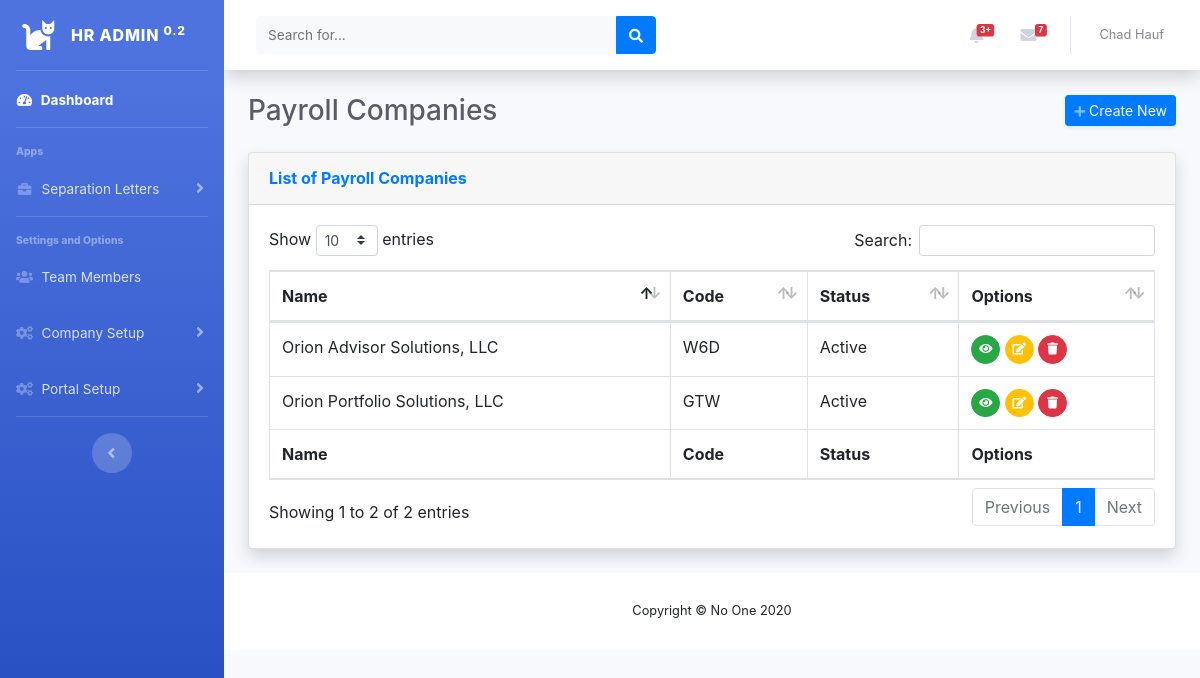
Page /payrollcompany/ on the committed database.
### hr_web_app/models.py (models this page shows, shortened)
class PayrollCompany(models.Model):
    code = models.CharField(max_length=3, unique=True, verbose_name='Payroll Company Code')
    name = models.CharField(max_length=50, verbose_name='Payroll Company Name')
    federal_id = models.CharField(max_length=10, verbose_name='Federal ID Number')
    date_added = models.DateTimeField(auto_now_add=True)
    date_modified = models.DateTimeField(auto_now=True)
    COMPANY_STATUS = (
        ('a', 'Active'),
        ('i', 'Inactive'),
    )
    status = models.CharField(
        max_length=1,
        choices=COMPANY_STATUS,
        default='a',
        verbose_name='Payroll Company Status',
    )
    class Meta:
        ordering = ['name']

### hr_web_app/views.py (the view)
# urls.py: path('payrollcompany/', views.payrollcompany, name='payrollcompany'),
def payrollcompany(request):
    payrollcompany = PayrollCompany.objects.all()
    context = {'payrollcompany': payrollcompany}
    return render(request, 'hr_web_app/payrollcompany/payrollcompany.html', context)

### hr_web_app/templates/hr_web_app/payrollcompany/payrollcompany.html (shortened to what this page needs)
{% extends "hr_web_app/base.html" %}
{% load static %}
{% block header %}
<div class="d-sm-flex align-items-center justify-content-between mb-4">
    <h1 class="h3 mb-0 text-gray-800">Payroll Companies</h1>
    <a href="{% url 'hr_web_app:new_payrollcompany' %}" class="d-none d-sm-inline-block btn btn-sm btn-primary shadow-sm"><i class="fas fa-plus fa-sm text-white-50"></i> Create New</a>
</div>
{% endblock %}
{% block page_content %}
<div class="card shadow mb-4">
    <div class="card-header py-3">
        <h6 class="m-0 font-weight-bold text-primary">List of Payroll Companies</h6>
    </div>
    <div class="card-body">
        <div class="table-responsive">
            <table class="table table-bordered" id="dataTable" width="100%" cellspacing="0">
                <thead>
                <tr>
                    <th>Name</th>
                    <th>Code</th>
                    <th>Status</th>
                    <th>Options</th>
                </tr>
                </thead>
                <tfoot>
                <tr>
                    <th>Name</th>
                    <th>Code</th>
                    <th>Status</th>
                    <th>Options</th>
                </tr>
                </tfoot>
                <tbody>
                {% for company in payrollcompany %}
                <tr>
                    <td>{{ company.name }}</td>
                    <td>{{ company.code }}</td>
                    <td>{{ company.get_status_display }}</td>
                    <td>
                        <a href="{% url 'hr_web_app:view_payrollcompany' company.id %}" class="btn btn-success btn-circle btn-sm"><i class="fas fa-eye"></i></a>
                        <a href="{% url 'hr_web_app:edit_payrollcompany' company.id %}" class="btn btn-warning btn-circle btn-sm"><i class="fas fa-edit" style="color:white"></i></a>
                        <a href="{% url 'hr_web_app:delete_payrollcompany' company.id %}" class="btn btn-danger btn-circle btn-sm"><i class="fas fa-trash"></i></a>
                    </td>
                {% empty %}
                    No payroll companies added yet.
                </tr>
                {% endfor %}
                </tbody>
            </table>
        </div>
    </div>
</div>
{% endblock %}
{% block custom_styles %}
    <link href="{% static 'css/dataTables.bootstrap4.min.css' %}" rel="stylesheet">
{% endblock %}

### rows in the picture
PayrollCompany: name "Orion Advisor Solutions, LLC", code "W6D", status "Active"
PayrollCompany: name "Orion Portfolio Solutions, LLC", code "GTW", status "Active"
